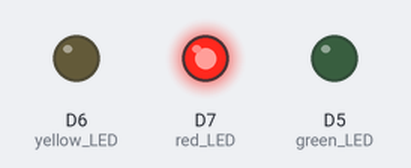
This sketch was run on a simulated ESP8266 (NodeMCU). Parts: output pins drawn as LEDs (lit = HIGH). WiFi joins after 1.5 s; servers stay silent unless stated; random numbers use the default seed unless the sketch sets one; no MQTT or app messages arrive unless stated; what the sketch prints to the serial monitor is not drawn.

Above: at 3.5 s.
At 7.0 s:
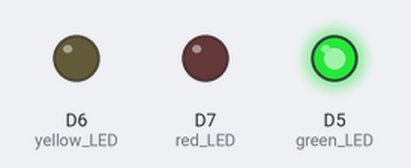
At 8.8 s:
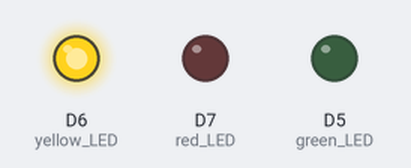
At 11.3 s:
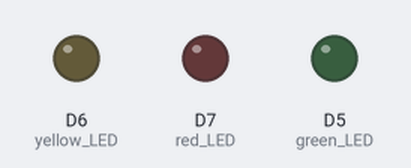
Timing chart, 0 to 15.8 s (numbered marks = the images above):
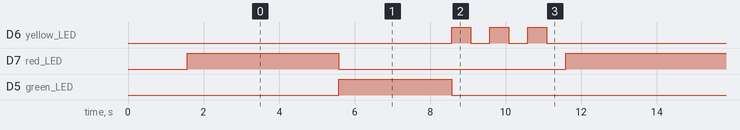

Measured:
- by itself, D6 (yellow_LED): repeats every 11.0 s: 2 × (LOW 0.50 s, HIGH 0.50 s), LOW 8.5 s, HIGH 0.50 s
- by itself, D7 (red_LED): repeats every 11.0 s: LOW 6.0 s, HIGH 5.0 s
- by itself, D5 (green_LED): alternates HIGH for 3.0 s and LOW for 8.0 s

The sketch:

traffic_light.ino
```cpp
#include <ESP8266WiFi.h>
#include <PubSubClient.h>

// Network setup
const char* ssid = "Insert WiFi name here";
const char* password = "Insert WiFi password here";
const char* mqtt_server = "Insert MQTT Broker IP/Host here";
int red_LED = D7;
int yellow_LED = D6;
int green_LED = D5;

int red_delay = 5;
int yellow_delay = 3;
int green_delay = 3;
int second = 0;
int led_duration = 0;
char led = 'R', last = 'G';
char control = 'A';

// Setup variable
WiFiClient espClient;
PubSubClient client(espClient);
unsigned long lastMsg = 0, lastMils = 0;
#define MSG_BUFFER_SIZE  (50)
char msg[MSG_BUFFER_SIZE];
int value = 0;

void setup_wifi() {

  delay(10);
  // We start by connecting to a WiFi network
  Serial.println();
  Serial.print("Connecting to ");
  Serial.println(ssid);

  WiFi.mode(WIFI_STA);
  WiFi.begin(ssid, password);

  while (WiFi.status() != WL_CONNECTED) {
    delay(500);
    Serial.print(".");
  }

  randomSeed(micros());

  Serial.println("");
  Serial.println("WiFi connected");
  Serial.println("IP address: ");
  Serial.println(WiFi.localIP());
}

int led_color(char color) {
  switch (color) {
    case 'R': return red_LED;
    case 'Y': return yellow_LED;
    case 'G': return green_LED;
    default: return 0;
  }
}

void send_state() {
  char msg[20];
  sprintf(msg, "%c", led);
  client.publish("traffic/light/current", msg, true);
}

int tick() {
  if (millis() - lastMsg > 1000) {
    lastMsg = millis();
    if (control == 'A') {
      char msg[20];
      sprintf(msg, "%d", led_duration - second);
      client.publish("light/duration", msg);
      send_state();
    }
    return second++;
  }
  return second;
}

int set_duration(byte * payload, unsigned int length) {
  int multiplier = 1;
  int current = 0;
  while (length > 0) {
    char duration = (char)payload[length - 1];
    int num = (int) duration - 48;
    current += num * multiplier;
    multiplier *= 10;
    length--;
  }

  return current;
}

void turnon_led(char current_color, char next_color, unsigned long current_time, int duration) {
  if (led == current_color) {
    led_duration = duration;
    digitalWrite(led_color(current_color), HIGH);
    if (second >= duration) {
      digitalWrite(led_color(current_color), LOW);
      led = next_color;
      second = 0;
    }
  }
}

void blink_led(char current_color, char next_color, unsigned long current_time, int duration) {
  if (second <= duration && led == current_color) {
    led_duration = duration;
    if (current_time - lastMils > 500) {
      lastMils = current_time;
      digitalWrite(led_color(current_color), !digitalRead(led_color(current_color)));
      value++;
    }
    if (value > duration * 2) {
      digitalWrite(led_color(current_color), LOW);
      value = 0;
      led = next_color;
      second = 0;
    }
  }
}

void callback(char* topic, byte * payload, unsigned int length) {
  // Print message
  //  Serial.print("Message arrived [");
  //  Serial.print(topic);
  //  Serial.print("] ");
  //  for (int i = 0; i < length; i++) {
  //    Serial.print((char)payload[i]);
  //  }
  //  Serial.println();

  if (strcmp(topic, "light/mode") == 0) {
    if ((char)payload[0] != control) {
      control = (char)payload[0];
      send_state();
      // Reset state
      digitalWrite(yellow_LED, LOW);
      lastMsg = millis();
      value = 0;
      second = 0;
    }
  }

  if (strcmp(topic, "traffic/light/red/duration") == 0) {
    red_delay = set_duration(payload, length);
  } else if (strcmp(topic, "traffic/light/yellow/duration") == 0) {
    yellow_delay = set_duration(payload, length);
  } else if (strcmp(topic, "traffic/light/green/duration") == 0) {
    green_delay = set_duration(payload, length);
  }

  if (control == 'M') {
    if (strcmp(topic, "traffic/light/red") == 0) {
      led = 'R';
    } else if (strcmp(topic, "traffic/light/yellow") == 0) {
      led = 'Y';
    } else if (strcmp(topic, "traffic/light/green") == 0) {
      led = 'G';
    }
    send_state();
  }
}

void reconnect() {
  // Loop until we're reconnected
  while (!client.connected()) {
    Serial.print("Attempting MQTT connection...");
    // Create a random client ID
    String clientId = "ESP8266Client-";
    clientId += String(random(0xffff), HEX);
    // Attempt to connect
    if (client.connect(clientId.c_str())) {
      char str[20];
      Serial.println("connected");
      client.publish("light/mode", "A", true);
      sprintf(str, "%d", red_delay);
      client.publish("traffic/light/red/duration", str, true);
      sprintf(str, "%d", yellow_delay);
      client.publish("traffic/light/yellow/duration", str, true);
      sprintf(str, "%d", green_delay);
      client.publish("traffic/light/green/duration", str, true);
      // ... and resubscribe
      client.subscribe("light/mode");
      client.subscribe("traffic/light/+");
      client.subscribe("traffic/light/+/duration");
    } else {
      Serial.print("failed, rc=");
      Serial.print(client.state());
      Serial.println(" try again in 5 seconds");
      // Wait 5 seconds before retrying
      delay(5000);
    }
  }
}

void setup() {
  pinMode(red_LED, OUTPUT);
  pinMode(yellow_LED, OUTPUT);
  pinMode(green_LED, OUTPUT);
  Serial.begin(115200);
  setup_wifi();
  client.setServer(mqtt_server, 1883);
  client.setCallback(callback);
}

void loop() {
  if (!client.connected()) {
    reconnect();
  }

  client.loop();

  switch (control) {
    case 'A': // Automatic
      turnon_led('G', 'Y', millis(), green_delay);
      blink_led('Y', 'R', millis(), yellow_delay);
      turnon_led('R', 'G', millis(), red_delay);
      break;
    case 'M': // Manual
      if (led == 'Y') {
        digitalWrite(green_LED, LOW);
        digitalWrite(red_LED, LOW);
        blink_led('Y', 'Y', millis(), 100);
      }
      else {
        digitalWrite(red_LED, LOW);
        digitalWrite(yellow_LED, LOW);
        digitalWrite(green_LED, LOW);
        digitalWrite(led_color(led), HIGH);
      }
      break;
    default: {};
  }
  tick();
}
```
